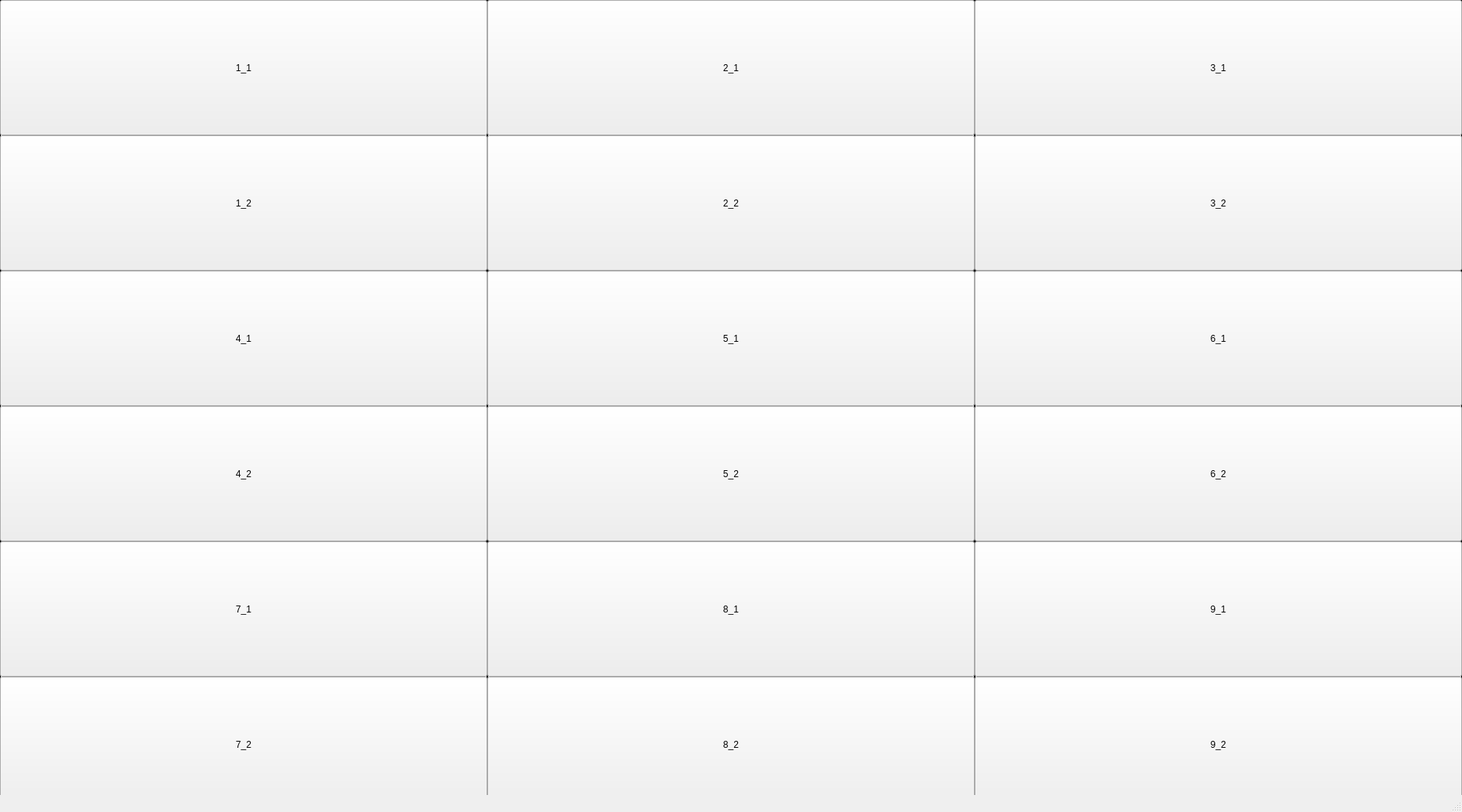
<?xml version="1.0" encoding="UTF-8"?>
<ui version="4.0">
 <class>MainWindow</class>
 <widget class="QMainWindow" name="MainWindow">
  <property name="geometry">
   <rect>
    <x>0</x>
    <y>0</y>
    <width>1890</width>
    <height>1050</height>
   </rect>
  </property>
  <property name="minimumSize">
   <size>
    <width>0</width>
    <height>0</height>
   </size>
  </property>
  <property name="mouseTracking">
   <bool>false</bool>
  </property>
  <property name="windowTitle">
   <string>DOAS PLACEHOLDER TITLE</string>
  </property>
  <widget class="QWidget" name="centralwidget">
   <widget class="QLabel" name="pic1">
    <property name="geometry">
     <rect>
      <x>0</x>
      <y>0</y>
      <width>630</width>
      <height>350</height>
     </rect>
    </property>
    <property name="frameShape">
     <enum>QFrame::Box</enum>
    </property>
    <property name="text">
     <string/>
    </property>
   </widget>
   <widget class="QLabel" name="pic2">
    <property name="geometry">
     <rect>
      <x>630</x>
      <y>0</y>
      <width>630</width>
      <height>350</height>
     </rect>
    </property>
    <property name="frameShape">
     <enum>QFrame::Box</enum>
    </property>
    <property name="text">
     <string/>
    </property>
   </widget>
   <widget class="QLabel" name="pic3">
    <property name="geometry">
     <rect>
      <x>1260</x>
      <y>0</y>
      <width>630</width>
      <height>350</height>
     </rect>
    </property>
    <property name="frameShape">
     <enum>QFrame::Box</enum>
    </property>
    <property name="text">
     <string/>
    </property>
   </widget>
   <widget class="QLabel" name="pic4">
    <property name="geometry">
     <rect>
      <x>0</x>
      <y>350</y>
      <width>630</width>
      <height>350</height>
     </rect>
    </property>
    <property name="frameShape">
     <enum>QFrame::Box</enum>
    </property>
    <property name="text">
     <string/>
    </property>
   </widget>
   <widget class="QLabel" name="pic5">
    <property name="geometry">
     <rect>
      <x>630</x>
      <y>350</y>
      <width>630</width>
      <height>350</height>
     </rect>
    </property>
    <property name="frameShape">
     <enum>QFrame::Box</enum>
    </property>
    <property name="text">
     <string/>
    </property>
   </widget>
   <widget class="QLabel" name="pic6">
    <property name="geometry">
     <rect>
      <x>1260</x>
      <y>350</y>
      <width>630</width>
      <height>350</height>
     </rect>
    </property>
    <property name="frameShape">
     <enum>QFrame::Box</enum>
    </property>
    <property name="text">
     <string/>
    </property>
   </widget>
   <widget class="QLabel" name="pic7">
    <property name="geometry">
     <rect>
      <x>0</x>
      <y>700</y>
      <width>630</width>
      <height>350</height>
     </rect>
    </property>
    <property name="frameShape">
     <enum>QFrame::Box</enum>
    </property>
    <property name="text">
     <string/>
    </property>
   </widget>
   <widget class="QLabel" name="pic8">
    <property name="geometry">
     <rect>
      <x>630</x>
      <y>700</y>
      <width>630</width>
      <height>350</height>
     </rect>
    </property>
    <property name="frameShape">
     <enum>QFrame::Box</enum>
    </property>
    <property name="text">
     <string/>
    </property>
   </widget>
   <widget class="QLabel" name="pic9">
    <property name="geometry">
     <rect>
      <x>1260</x>
      <y>700</y>
      <width>630</width>
      <height>350</height>
     </rect>
    </property>
    <property name="frameShape">
     <enum>QFrame::Box</enum>
    </property>
    <property name="text">
     <string/>
    </property>
   </widget>
   <widget class="QPushButton" name="Btn1_1">
    <property name="geometry">
     <rect>
      <x>0</x>
      <y>0</y>
      <width>630</width>
      <height>175</height>
     </rect>
    </property>
    <property name="text">
     <string>1_1</string>
    </property>
   </widget>
   <widget class="QPushButton" name="Btn1_2">
    <property name="geometry">
     <rect>
      <x>0</x>
      <y>175</y>
      <width>630</width>
      <height>175</height>
     </rect>
    </property>
    <property name="text">
     <string>1_2</string>
    </property>
   </widget>
   <widget class="QPushButton" name="Btn2_1">
    <property name="geometry">
     <rect>
      <x>630</x>
      <y>0</y>
      <width>630</width>
      <height>175</height>
     </rect>
    </property>
    <property name="text">
     <string>2_1</string>
    </property>
   </widget>
   <widget class="QPushButton" name="Btn2_2">
    <property name="geometry">
     <rect>
      <x>630</x>
      <y>175</y>
      <width>630</width>
      <height>175</height>
     </rect>
    </property>
    <property name="text">
     <string>2_2</string>
    </property>
   </widget>
   <widget class="QPushButton" name="Btn3_1">
    <property name="geometry">
     <rect>
      <x>1260</x>
      <y>0</y>
      <width>630</width>
      <height>175</height>
     </rect>
    </property>
    <property name="text">
     <string>3_1</string>
    </property>
   </widget>
   <widget class="QPushButton" name="Btn3_2">
    <property name="geometry">
     <rect>
      <x>1260</x>
      <y>175</y>
      <width>630</width>
      <height>175</height>
     </rect>
    </property>
    <property name="text">
     <string>3_2</string>
    </property>
   </widget>
   <widget class="QPushButton" name="Btn4_1">
    <property name="geometry">
     <rect>
      <x>0</x>
      <y>350</y>
      <width>630</width>
      <height>175</height>
     </rect>
    </property>
    <property name="text">
     <string>4_1</string>
    </property>
   </widget>
   <widget class="QPushButton" name="Btn4_2">
    <property name="geometry">
     <rect>
      <x>0</x>
      <y>525</y>
      <width>630</width>
      <height>175</height>
     </rect>
    </property>
    <property name="text">
     <string>4_2</string>
    </property>
   </widget>
   <widget class="QPushButton" name="Btn5_1">
    <property name="geometry">
     <rect>
      <x>630</x>
      <y>350</y>
      <width>630</width>
      <height>175</height>
     </rect>
    </property>
    <property name="text">
     <string>5_1</string>
    </property>
   </widget>
   <widget class="QPushButton" name="Btn5_2">
    <property name="geometry">
     <rect>
      <x>630</x>
      <y>525</y>
      <width>630</width>
      <height>175</height>
     </rect>
    </property>
    <property name="text">
     <string>5_2</string>
    </property>
   </widget>
   <widget class="QPushButton" name="Btn6_1">
    <property name="geometry">
     <rect>
      <x>1260</x>
      <y>350</y>
      <width>630</width>
      <height>175</height>
     </rect>
    </property>
    <property name="text">
     <string>6_1</string>
    </property>
   </widget>
   <widget class="QPushButton" name="Btn6_2">
    <property name="geometry">
     <rect>
      <x>1260</x>
      <y>525</y>
      <width>630</width>
      <height>175</height>
     </rect>
    </property>
    <property name="text">
     <string>6_2</string>
    </property>
   </widget>
   <widget class="QPushButton" name="Btn7_1">
    <property name="geometry">
     <rect>
      <x>0</x>
      <y>700</y>
      <width>630</width>
      <height>175</height>
     </rect>
    </property>
    <property name="text">
     <string>7_1</string>
    </property>
   </widget>
   <widget class="QPushButton" name="Btn7_2">
    <property name="geometry">
     <rect>
      <x>0</x>
      <y>875</y>
      <width>630</width>
      <height>175</height>
     </rect>
    </property>
    <property name="text">
     <string>7_2</string>
    </property>
   </widget>
   <widget class="QPushButton" name="Btn8_1">
    <property name="geometry">
     <rect>
      <x>630</x>
      <y>700</y>
      <width>630</width>
      <height>175</height>
     </rect>
    </property>
    <property name="text">
     <string>8_1</string>
    </property>
   </widget>
   <widget class="QPushButton" name="Btn8_2">
    <property name="geometry">
     <rect>
      <x>630</x>
      <y>875</y>
      <width>630</width>
      <height>175</height>
     </rect>
    </property>
    <property name="text">
     <string>8_2</string>
    </property>
   </widget>
   <widget class="QPushButton" name="Btn9_1">
    <property name="geometry">
     <rect>
      <x>1260</x>
      <y>700</y>
      <width>630</width>
      <height>175</height>
     </rect>
    </property>
    <property name="text">
     <string>9_1</string>
    </property>
   </widget>
   <widget class="QPushButton" name="Btn9_2">
    <property name="geometry">
     <rect>
      <x>1260</x>
      <y>875</y>
      <width>630</width>
      <height>175</height>
     </rect>
    </property>
    <property name="text">
     <string>9_2</string>
    </property>
   </widget>
  </widget>
  <widget class="QMenuBar" name="menubar">
   <property name="geometry">
    <rect>
     <x>0</x>
     <y>0</y>
     <width>1890</width>
     <height>21</height>
    </rect>
   </property>
  </widget>
  <widget class="QStatusBar" name="statusbar"/>
 </widget>
 <resources/>
 <connections/>
</ui>
